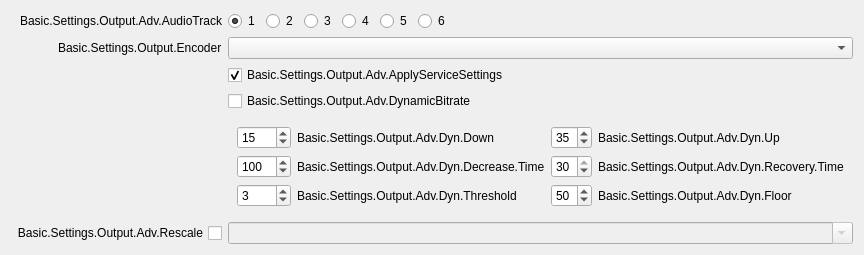
                          <widget class="QWidget" name="advOutStreamStandard" native="true">
                           <property name="sizePolicy">
                            <sizepolicy hsizetype="Preferred" vsizetype="Maximum">
                             <horstretch>0</horstretch>
                             <verstretch>0</verstretch>
                            </sizepolicy>
                           </property>
                           <layout class="QFormLayout" name="formLayout_stream_standard">
                            <property name="fieldGrowthPolicy">
                             <enum>QFormLayout::AllNonFixedFieldsGrow</enum>
                            </property>
                            <property name="labelAlignment">
                             <set>Qt::AlignRight|Qt::AlignTrailing|Qt::AlignVCenter</set>
                            </property>
                            <item row="1" column="0">
                             <widget class="QLabel" name="label_28">
                              <property name="minimumSize">
                               <size>
                                <width>170</width>
                                <height>0</height>
                               </size>
                              </property>
                              <property name="text">
                               <string>Basic.Settings.Output.Adv.AudioTrack</string>
                              </property>
                              <property name="alignment">
                               <set>Qt::AlignRight|Qt::AlignTrailing|Qt::AlignVCenter</set>
                              </property>
                             </widget>
                            </item>
                            <item row="1" column="1">
                             <widget class="QWidget" name="widget_8" native="true">
                              <property name="sizePolicy">
                               <sizepolicy hsizetype="Maximum" vsizetype="Preferred">
                                <horstretch>0</horstretch>
                                <verstretch>0</verstretch>
                               </sizepolicy>
                              </property>
                              <layout class="QHBoxLayout" name="horizontalLayout_7">
                               <property name="leftMargin">
                                <number>0</number>
                               </property>
                               <property name="topMargin">
                                <number>0</number>
                               </property>
                               <property name="rightMargin">
                                <number>0</number>
                               </property>
                               <property name="bottomMargin">
                                <number>0</number>
                               </property>
                               <item>
                                <widget class="QRadioButton" name="advOutTrack1">
                                 <property name="text">
                                  <string notr="true">1</string>
                                 </property>
                                 <property name="checked">
                                  <bool>true</bool>
                                 </property>
                                </widget>
                               </item>
                               <item>
                                <widget class="QRadioButton" name="advOutTrack2">
                                 <property name="text">
                                  <string notr="true">2</string>
                                 </property>
                                </widget>
                               </item>
                               <item>
                                <widget class="QRadioButton" name="advOutTrack3">
                                 <property name="text">
                                  <string notr="true">3</string>
                                 </property>
                                </widget>
                               </item>
                               <item>
                                <widget class="QRadioButton" name="advOutTrack4">
                                 <property name="text">
                                  <string notr="true">4</string>
                                 </property>
                                </widget>
                               </item>
                               <item>
                                <widget class="QRadioButton" name="advOutTrack5">
                                 <property name="text">
                                  <string notr="true">5</string>
                                 </property>
                                </widget>
                               </item>
                               <item>
                                <widget class="QRadioButton" name="advOutTrack6">
                                 <property name="text">
                                  <string notr="true">6</string>
                                 </property>
                                </widget>
                               </item>
                              </layout>
                             </widget>
                            </item>
                            <item row="2" column="0">
                             <widget class="QLabel" name="advOutEncLabel">
                              <property name="text">
                               <string>Basic.Settings.Output.Encoder</string>
                              </property>
                              <property name="buddy">
                               <cstring>advOutEncoder</cstring>
                              </property>
                             </widget>
                            </item>
                            <item row="2" column="1">
                             <widget class="QComboBox" name="advOutEncoder"/>
                            </item>
                            <item row="3" column="1">
                             <widget class="QCheckBox" name="advOutApplyService">
                              <property name="text">
                               <string>Basic.Settings.Output.Adv.ApplyServiceSettings</string>
                              </property>
                              <property name="checked">
                               <bool>true</bool>
                              </property>
                             </widget>
                            </item>
                            <item row="4" column="1">
                             <widget class="QCheckBox" name="advOutDyn">
                              <property name="toolTip">
                               <string>Basic.Settings.Output.Adv.DynamicBitrate.Tooltip</string>
                              </property>
                              <property name="text">
                               <string>Basic.Settings.Output.Adv.DynamicBitrate</string>
                              </property>
                             </widget>
                            </item>
                            <item row="5" column="1">
                             <widget class="QWidget" name="widget_dyn" native="true">
                              <property name="minimumSize">
                               <size>
                                <width>0</width>
                                <height>0</height>
                               </size>
                              </property>
                              <layout class="QGridLayout" name="gridLayout">
                               <item row="0" column="0">
                                <widget class="QSpinBox" name="advOutDynDown">
                                 <property name="toolTip">
                                  <string>Basic.Settings.Output.Adv.DynamicBitrate.Down.Tooltip</string>
                                 </property>
                                 <property name="maximum">
                                  <number>50</number>
                                 </property>
                                 <property name="value">
                                  <number>15</number>
                                 </property>
                                </widget>
                               </item>
                               <item row="0" column="1">
                                <widget class="QLabel" name="label_72">
                                 <property name="text">
                                  <string>Basic.Settings.Output.Adv.Dyn.Down</string>
                                 </property>
                                </widget>
                               </item>
                               <item row="0" column="2">
                                <widget class="QSpinBox" name="advOutDynUp">
                                 <property name="enabled">
                                  <bool>true</bool>
                                 </property>
                                 <property name="toolTip">
                                  <string>Basic.Settings.Output.Adv.DynamicBitrate.Up.Tooltip</string>
                                 </property>
                                 <property name="layoutDirection">
                                  <enum>Qt::LeftToRight</enum>
                                 </property>
                                 <property name="alignment">
                                  <set>Qt::AlignLeading|Qt::AlignLeft|Qt::AlignVCenter</set>
                                 </property>
                                 <property name="maximum">
                                  <number>50</number>
                                 </property>
                                 <property name="value">
                                  <number>35</number>
                                 </property>
                                 <property name="displayIntegerBase">
                                  <number>10</number>
                                 </property>
                                </widget>
                               </item>
                               <item row="0" column="3">
                                <widget class="QLabel" name="label_73">
                                 <property name="text">
                                  <string>Basic.Settings.Output.Adv.Dyn.Up</string>
                                 </property>
                                </widget>
                               </item>
                               <item row="1" column="0">
                                <widget class="QSpinBox" name="advOutDynDecreaseTime">
                                 <property name="toolTip">
                                  <string>Basic.Settings.Output.Adv.DynamicBitrate.DecreaseTime.Tooltip</string>
                                 </property>
                                 <property name="maximum">
                                  <number>1000</number>
                                 </property>
                                 <property name="singleStep">
                                  <number>5</number>
                                 </property>
                                 <property name="value">
                                  <number>100</number>
                                 </property>
                                </widget>
                               </item>
                               <item row="1" column="1">
                                <widget class="QLabel" name="label_70">
                                 <property name="text">
                                  <string>Basic.Settings.Output.Adv.Dyn.Decrease.Time</string>
                                 </property>
                                </widget>
                               </item>
                               <item row="1" column="2">
                                <widget class="QSpinBox" name="advOutDynRecoveryTime">
                                 <property name="toolTip">
                                  <string>Basic.Settings.Output.Adv.DynamicBitrate.RecoveryTime.Tooltip</string>
                                 </property>
                                 <property name="maximum">
                                  <number>30</number>
                                 </property>
                                 <property name="value">
                                  <number>30</number>
                                 </property>
                                </widget>
                               </item>
                               <item row="1" column="3">
                                <widget class="QLabel" name="label_69">
                                 <property name="text">
                                  <string>Basic.Settings.Output.Adv.Dyn.Recovery.Time</string>
                                 </property>
                                </widget>
                               </item>
                               <item row="2" column="0">
                                <widget class="QSpinBox" name="advOutDynThreshold">
                                 <property name="toolTip">
                                  <string>Basic.Settings.Output.Adv.DynamicBitrate.Threshold.Tooltip</string>
                                 </property>
                                 <property name="maximum">
                                  <number>25</number>
                                 </property>
                                 <property name="minimum">
                                  <number>1</number>
                                 </property>
                                 <property name="value">
                                  <number>3</number>
                                 </property>
                                 <property name="displayIntegerBase">
                                  <number>10</number>
                                 </property>
                                </widget>
                               </item>
                               <item row="2" column="1">
                                <widget class="QLabel" name="label_68">
                                 <property name="text">
                                  <string>Basic.Settings.Output.Adv.Dyn.Threshold</string>
                                 </property>
                                </widget>
                               </item>
                               <item row="2" column="2">
                                <widget class="QSpinBox" name="advOutDynFloor">
                                 <property name="toolTip">
                                  <string>Basic.Settings.Output.Adv.DynamicBitrate.Floor.Tooltip</string>
                                 </property>
                                 <property name="value">
                                  <number>50</number>
                                 </property>
                                </widget>
                               </item>
                               <item row="2" column="3">
                                <widget class="QLabel" name="label_71">
                                 <property name="text">
                                  <string>Basic.Settings.Output.Adv.Dyn.Floor</string>
                                 </property>
                                </widget>
                               </item>
                              </layout>
                              <zorder>advOutDynUp</zorder>
                              <zorder>label_72</zorder>
                              <zorder>label_73</zorder>
                              <zorder>advOutDynDown</zorder>
                              <zorder>advOutDynDecreaseTime</zorder>
                              <zorder>advOutDynRecoveryTime</zorder>
                              <zorder>label_69</zorder>
                              <zorder>label_70</zorder>
                              <zorder>advOutDynThreshold</zorder>
                              <zorder>label_68</zorder>
                              <zorder>advOutDynFloor</zorder>
                              <zorder>label_71</zorder>
                             </widget>
                            </item>
                            <item row="7" column="0">
                             <widget class="QCheckBox" name="advOutUseRescale">
                              <property name="sizePolicy">
                               <sizepolicy hsizetype="Minimum" vsizetype="Expanding">
                                <horstretch>0</horstretch>
                                <verstretch>0</verstretch>
                               </sizepolicy>
                              </property>
                              <property name="layoutDirection">
                               <enum>Qt::RightToLeft</enum>
                              </property>
                              <property name="text">
                               <string>Basic.Settings.Output.Adv.Rescale</string>
                              </property>
                             </widget>
                            </item>
                            <item row="7" column="1">
                             <widget class="QComboBox" name="advOutRescale">
                              <property name="enabled">
                               <bool>false</bool>
                              </property>
                              <property name="editable">
                               <bool>true</bool>
                              </property>
                             </widget>
                            </item>
                           </layout>
                          </widget>
